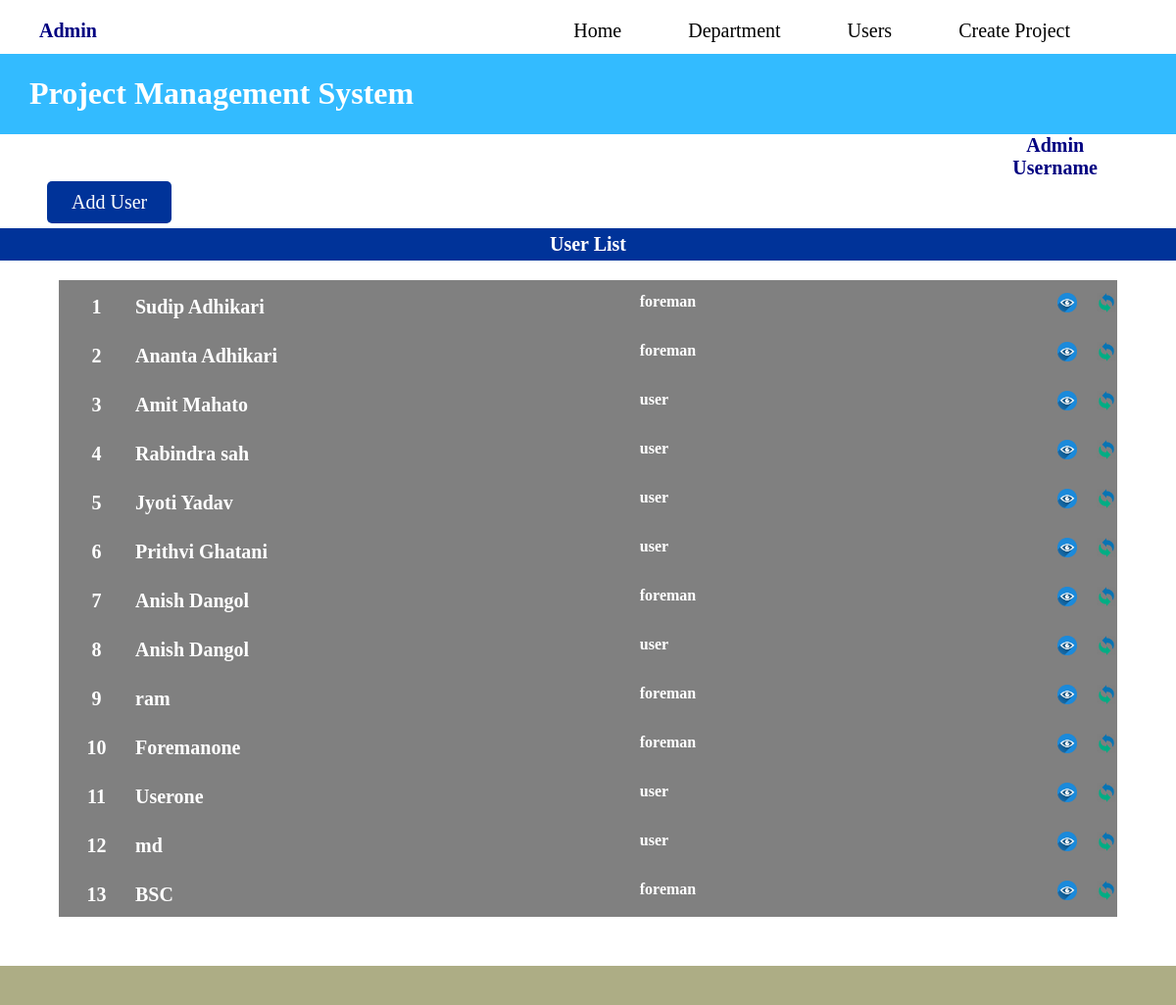
The page /view/userlist.php (signed in) on the database as committed earlier.
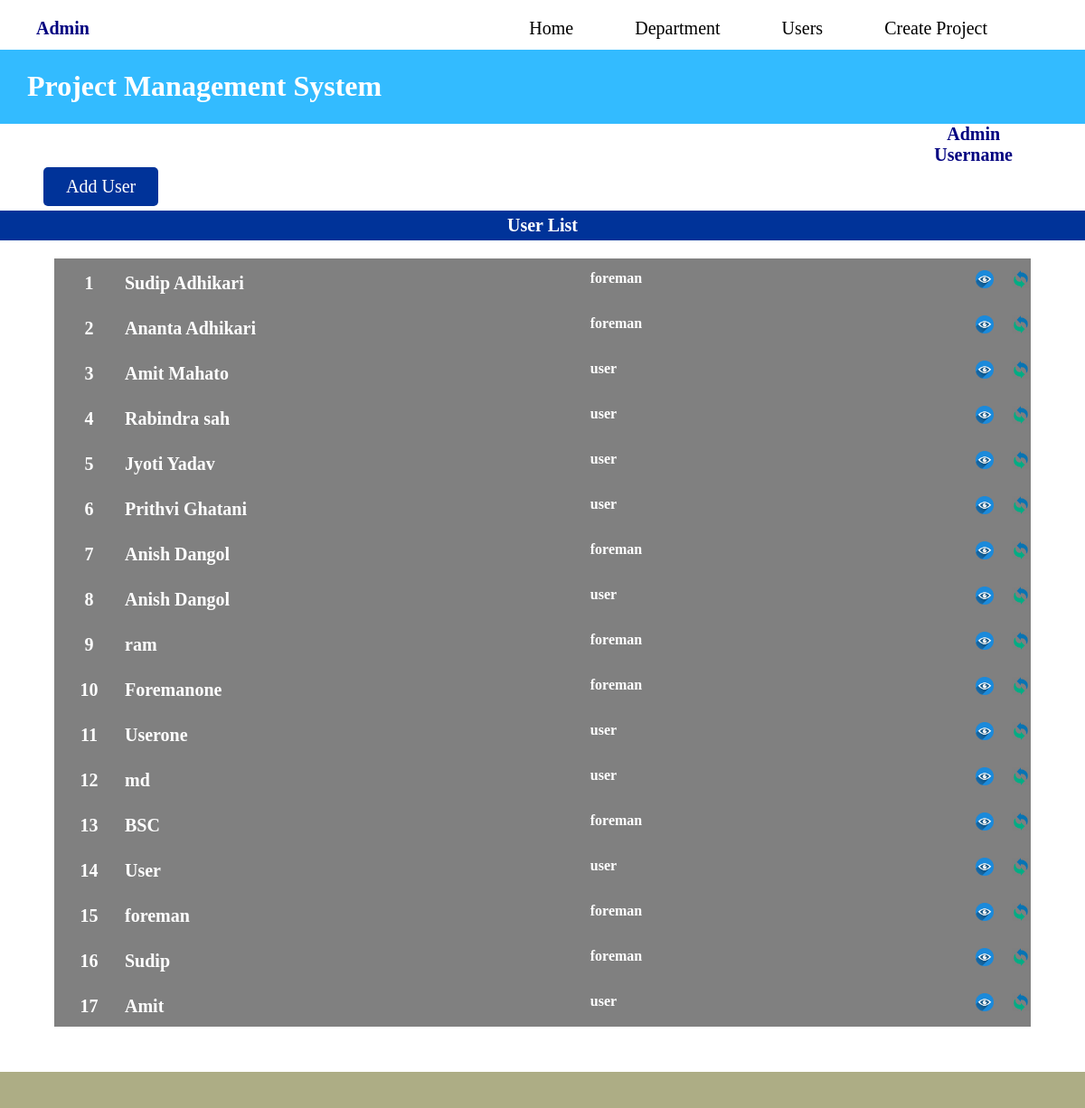
The same page on the database as committed later.
### tables this page shows
CREATE TABLE `users` (
  `id` int(11) NOT NULL,
  `fullname` varchar(255) NOT NULL,
  `email` varchar(50) DEFAULT NULL,
  `phone` int(11) DEFAULT NULL,
  `address` varchar(255) NOT NULL,
  `username` varchar(255) DEFAULT NULL,
  `password` varchar(255) DEFAULT NULL,
  `department_id` int(11) DEFAULT NULL,
  `role` varchar(20) NOT NULL,
  `created_date` timestamp NOT NULL DEFAULT current_timestamp() ON UPDATE current_timestamp()
);

### View/userlist.php (the view, shortened to what this page needs)
<?php
include '../dbconnect/dbconnect.php';
$userType= $_SESSION["user_type"];
?>
<!DOCTYPE html>
<html lang="en">
<head>
    <link rel="stylesheet" href="../css/interface.css">
    <link rel="stylesheet" href="../css/head_nav.css">
</head>
<body>
<?php
if($userType == "admin" || $userType == "foreman" || $userType == "user")
{?>
    <?php
     include '../interface_nav.php';
    ?>
    <div class="outer">
                    <?php
                    if(!($userType == "user"))
                    {?>
                    <div class="adduser">
                        <a href="../Create/create_user.php" id="adduser" class="nav_bar">&nbsp;&nbsp;&nbsp;Add User&nbsp;&nbsp;&nbsp;</a>
                    </div>
                    <?php
                    } ?>
        <center>
    <form action="" method="POST">
        <table>
        <?php
        echo "<table border='0'>";
        echo "<h3 class='userlist'>User List</h3>";
            $id=1;
            $sql = "SELECT * FROM users";
            $result = mysqli_query($conn, $sql);
            if (mysqli_num_rows($result) > 0) {
            while ($row = mysqli_fetch_assoc($result))
            {
                $role=$row['role'];
                $u_id=$row['id'];
                ?>
                <tr><td><h4><?php echo $id  ?> </h4></td>
                <th><h2><?php echo $row['fullname'] ?></th><th> <?php echo $role ?>
                <a href='update_user.php?id=<?php echo $u_id; ?>'><img src='update.png' alt='Update' title='Update'></a>
                <a href='user_details_view.php?id=<?php echo $u_id; ?>'><img src='eye.png' alt='View' title='View'></a></h2></th> </tr>
                <?php $id++ ;
            }
            echo "</table>";
            } else
            {
               echo "<h6>No records found.</h6>";
            }
        ?>
        </table>
    </form>
    </center>
               </div>
        <div class="footer">
        </div>
<?php
}?>
</body>
</html>

Rows that differ between the two databases and show on the page:
added users: fullname "User", role "user"
added users: fullname "foreman", role "foreman"
added users: fullname "Sudip", role "foreman"
added users: fullname "Amit", role "user"
